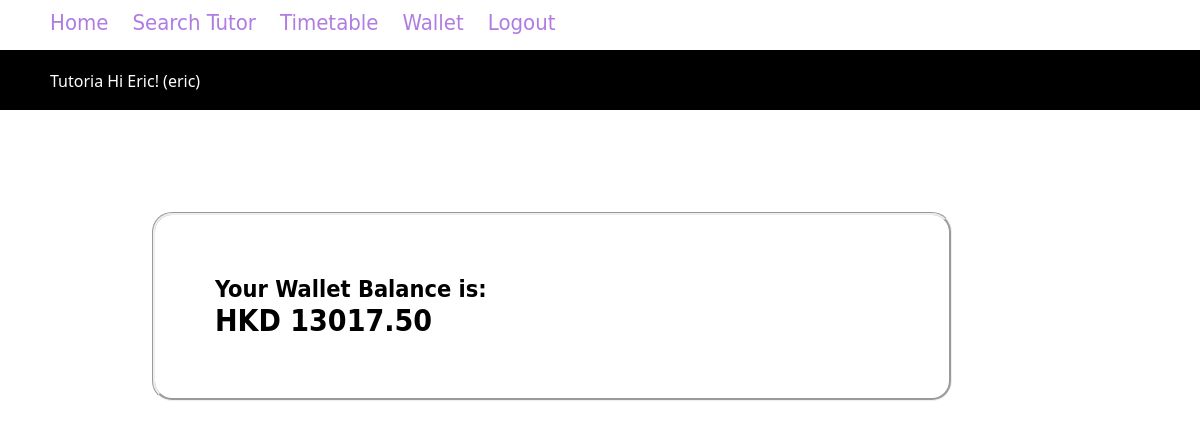
Before: /wallet/ (signed in) with the older database file.
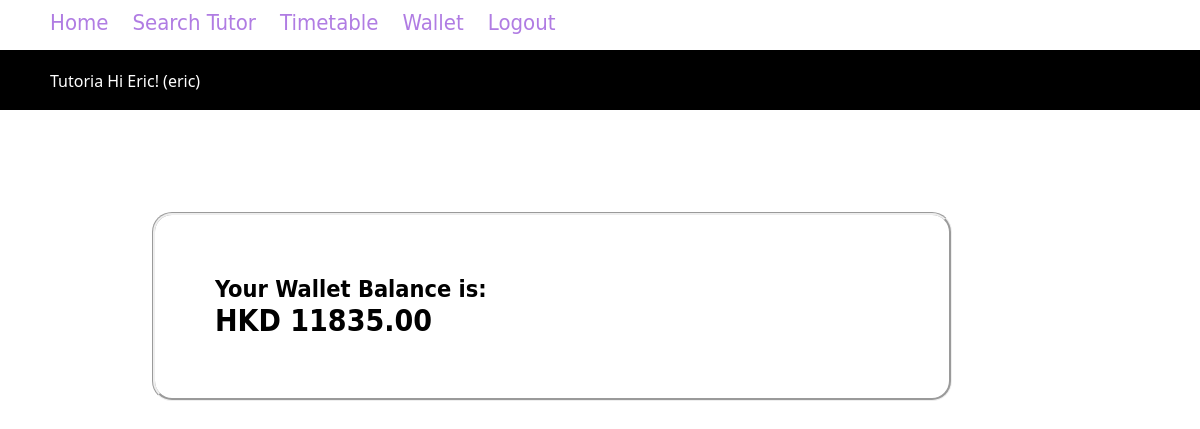
After: the same page with the newer database file.
### core/models.py (models this page shows, shortened)
class Wallet(models.Model):
    profile = models.OneToOneField(Profile, on_delete=models.CASCADE)
    amount = models.DecimalField(max_digits=20, decimal_places=2, default=0.0, blank=True, null=True)

### core/views.py (the view)
# urls.py: url(r'^wallet/$', views.viewWallet, name='view_wallet'),
@login_required
def viewWallet(request):
    wallet = profile=request.user.profile.wallet
    context={'amount':wallet.amount}
    return render(request, 'view_wallet.html', context)

### core/templates/view_wallet.html (shortened to what this page needs)
{% extends 'base.html' %}
{% block content %}
    <h3>Your Wallet Balance is:</h3>
    <h2>HKD {{amount}}</h2>
{% endblock %}

Changed rows visible on the page:
changed Wallet: amount "13017.50" → "11835.00"
